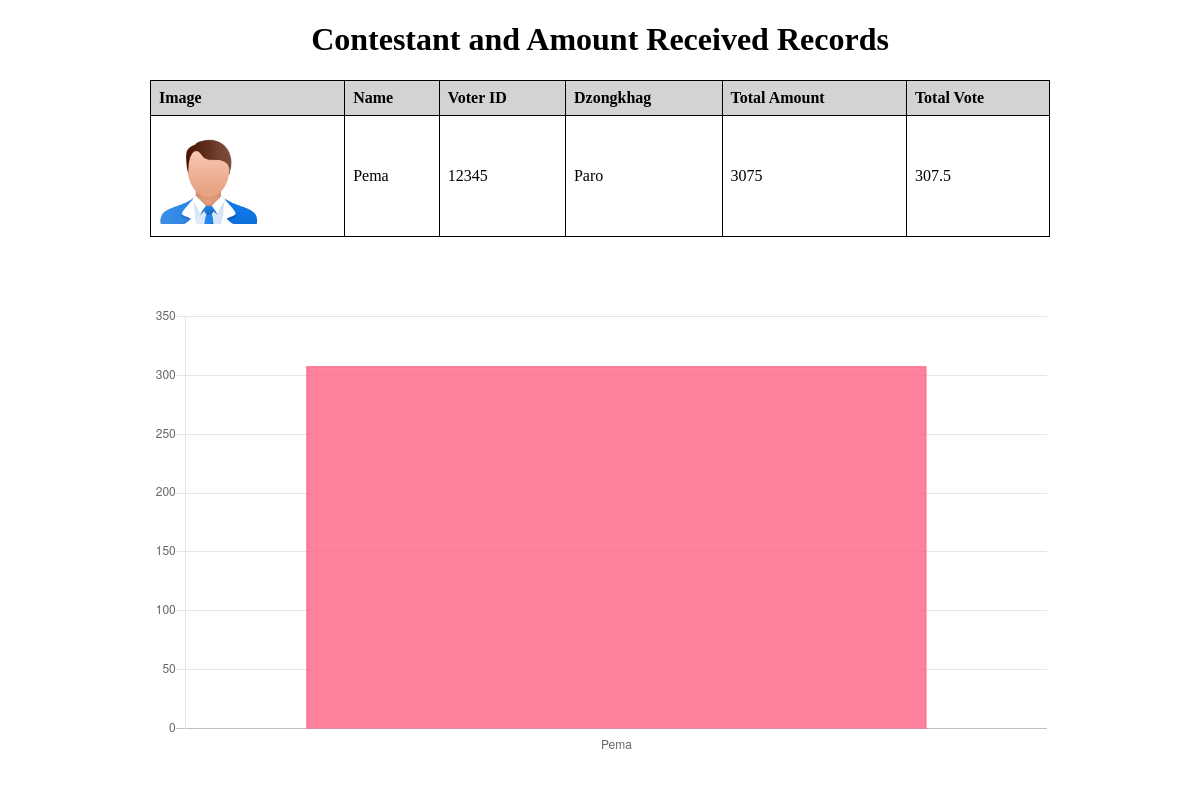
The app's page /records/ with its own data.
### api/models.py (models this page shows, shortened)
class Contestent(models.Model):
  image = models.ImageField(upload_to='singers/',blank=True,null=True)
  name = models.CharField(max_length=100,verbose_name='name')
  voterid = models.IntegerField(verbose_name='voterid')
  dzongkhag = models.CharField(max_length=100,verbose_name='dzongkhag')

class AmountReceived(models.Model):
    contestent_id = models.ForeignKey(Contestent, on_delete=models.CASCADE,verbose_name='contestent_id')
    jrnlno = models.IntegerField(verbose_name='jrnlno',unique=True)
    amount = models.IntegerField(verbose_name='amount')
    date = models.CharField(max_length=100,verbose_name='date')

### api/views.py (the view)
# urls.py: path('records/', records_view, name='records'),
def records_view(request):
    contestents = Contestent.objects.all()
    return render(request, 'index.html', {'contestents': contestents})

### api/templatetags/amounts_filters.py (called while the page is built)
@register.filter
def sum_of_amounts(amount_received_set):
  total = sum(amount_received.amount for amount_received in amount_received_set.all())
  return total / 10

@register.filter
def sum_amounts(amount_received_set):
    return sum(amount_received.amount for amount_received in amount_received_set.all())

### api/templates/index.html (shortened to what this page needs)
    {% load amounts_filters %}
<!DOCTYPE html>
<html>
  <head>
  </head>
  <body>
    {% load amounts_filters %}
    <div class="container">
      <h1 class="display-4">Contestant and Amount Received Records</h1>
      <table class="table table-striped table-bordered">
        <thead class="thead-dark">
        <tr>
          <th>Image</th>
          <th>Name</th>
          <th>Voter ID</th>
          <th>Dzongkhag</th>
          <th>Total Amount</th>
          <th>Total Vote</th>
        </tr>
      </thead>
      <tbody>
        {% for contestent in contestents %}
        <tr>
          <td>
            {% if contestent.image %}
              <img src="{{ contestent.image.url }}" alt="{{ contestent.name }}">
            {% else %}
              No Image
            {% endif %}
          </td>
          <td>{{ contestent.name }}</td>
          <td>{{ contestent.voterid }}</td>
          <td>{{ contestent.dzongkhag }}</td>
          <td>
            {{ contestent.amountreceived_set.all|sum_amounts }}
          </td>
          <td>{{ contestent.amountreceived_set.all|sum_of_amounts }}</td>
        </tr>
        {% endfor %}
      </tbody>
    </table>
    <br><br><br><br>
    <canvas id="myChart"></canvas>
<script>
  var ctx = document.getElementById('myChart').getContext('2d');
  var myChart = new Chart(ctx, {
    type: 'bar',
    data: {
      labels: [{% for contestent in contestents %}'{{ contestent.name }}', {% endfor %}],
      datasets: [{
        label: 'Total Vote',
        data: [{% for contestent in contestents %}{{ contestent.amountreceived_set.all|sum_of_amounts }}, {% endfor %}],
        backgroundColor: [
          'rgba(255, 99, 132, 0.8)',
          'rgba(54, 162, 235, 0.8)',
          'rgba(255, 206, 86, 0.8)',
          'rgba(75, 192, 192, 0.8)',
          'rgba(153, 102, 255, 0.8)',
          'rgba(255, 159, 64, 0.8)',
          'rgba(255, 99, 132, 0.8)',
          'rgba(54, 162, 235, 0.8)',
          'rgba(255, 206, 86, 0.8)',
          'rgba(75, 192, 192, 0.8)'
        ],
        borderColor: [
          'rgba(255, 99, 132, 1)',
          'rgba(54, 162, 235, 1)',
          'rgba(255, 206, 86, 1)',
          'rgba(75, 192, 192, 1)',
          'rgba(153, 102, 255, 1)',
          'rgba(255, 159, 64, 1)',
          'rgba(255, 99, 132, 1)',
          'rgba(54, 162, 235, 1)',
          'rgba(255, 206, 86, 1)',
          'rgba(75, 192, 192, 1)'
        ],
        borderWidth: 1
      }]
    },
    options: {
      responsive: false,
      maintainAspectRatio: false,
      legend: {
        display: false
      },
      scales: {
        yAxes: [{
          ticks: {
            beginAtZero: true
          }
        }],
        xAxes: [{
          gridLines: {
            display: false
          }
        }]
      }
    }
  });
</script>
</div>
</body>
</html>

### api/templates/index.html (style rules this page uses)
table { width: 100%; border-collapse: collapse; margin-top: 20px; }
th, td { border: 1px solid black; padding: 8px; text-align: left; }
th { background-color: lightgray; }
img { width: 100px; height: 100px; object-fit: cover; }
.container { max-width: 900px; margin: 0 auto; text-align: center; }
#myChart { height: 100%; width: 100%; }

### records on screen
Contestent: image (picture), name "Pema", voterid "12345", dzongkhag "Paro", amountreceived_set.all|sum_amounts "3075", amountreceived_set.all|sum_of_amounts "307.5"

### other values on screen
chart data {{ contestent.name }} Pema
chart data {{ contestent.amountreceived_set.all|sum_of_amounts }} 307.5
